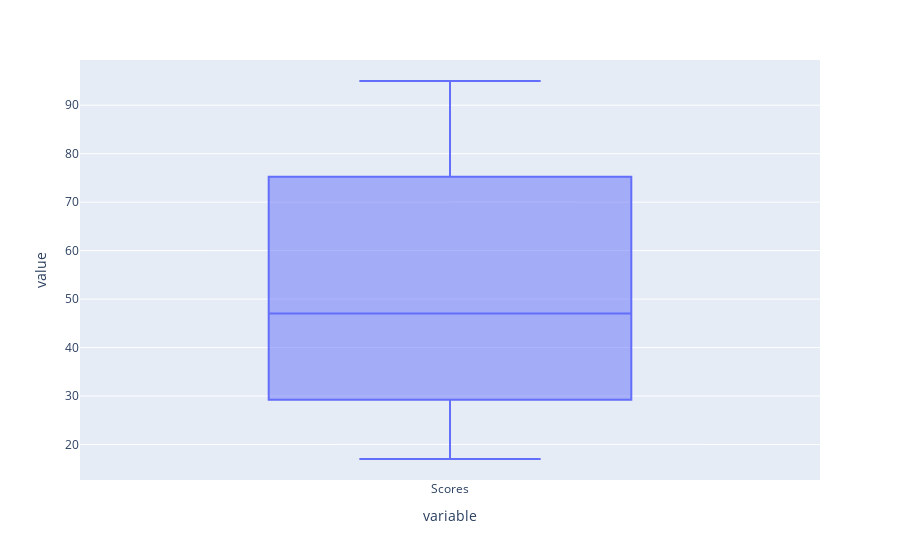

Source (notebook cell):
### Code cell
fig = px.box(data['Scores'])
fig.show()

### Figure 1 — Plotly figure (JSON) as saved in the notebook; plotly's stock layout.template omitted (floating-point values rounded to 4 significant figures)
{"data": [{"alignmentgroup": "True", "hovertemplate": "variable=%{x}<br>value=%{y}<extra></extra>", "legendgroup": "", "marker": {"color": "#636efa"}, "name": "", "notched": false, "offsetgroup": "", "orientation": "v", "showlegend": false, "type": "box", "x": ["Scores", "Scores", "Scores", "Scores", "Scores", "Scores", "Scores", "Scores", "Scores", "Scores", "Scores", "Scores", "Scores", "Scores", "Scores", "Scores", "Scores", "Scores", "Scores", "Scores", "Scores", "Scores", "Scores", "Scores", "Scores"], "x0": " ", "xaxis": "x", "y": [21, 47, 27, 75, 30, 20, 88, 60, 81, 25, 85, 62, 41, 42, 17, 95, 30, 24, 67, 69, 30, 54, 35, 76, 86], "y0": " ", "yaxis": "y"}], "layout": {"boxmode": "group", "legend": {"tracegroupgap": 0}, "margin": {"t": 60}, "xaxis": {"anchor": "y", "domain": [0, 1], "title": {"text": "variable"}}, "yaxis": {"anchor": "x", "domain": [0, 1], "title": {"text": "value"}}}}
